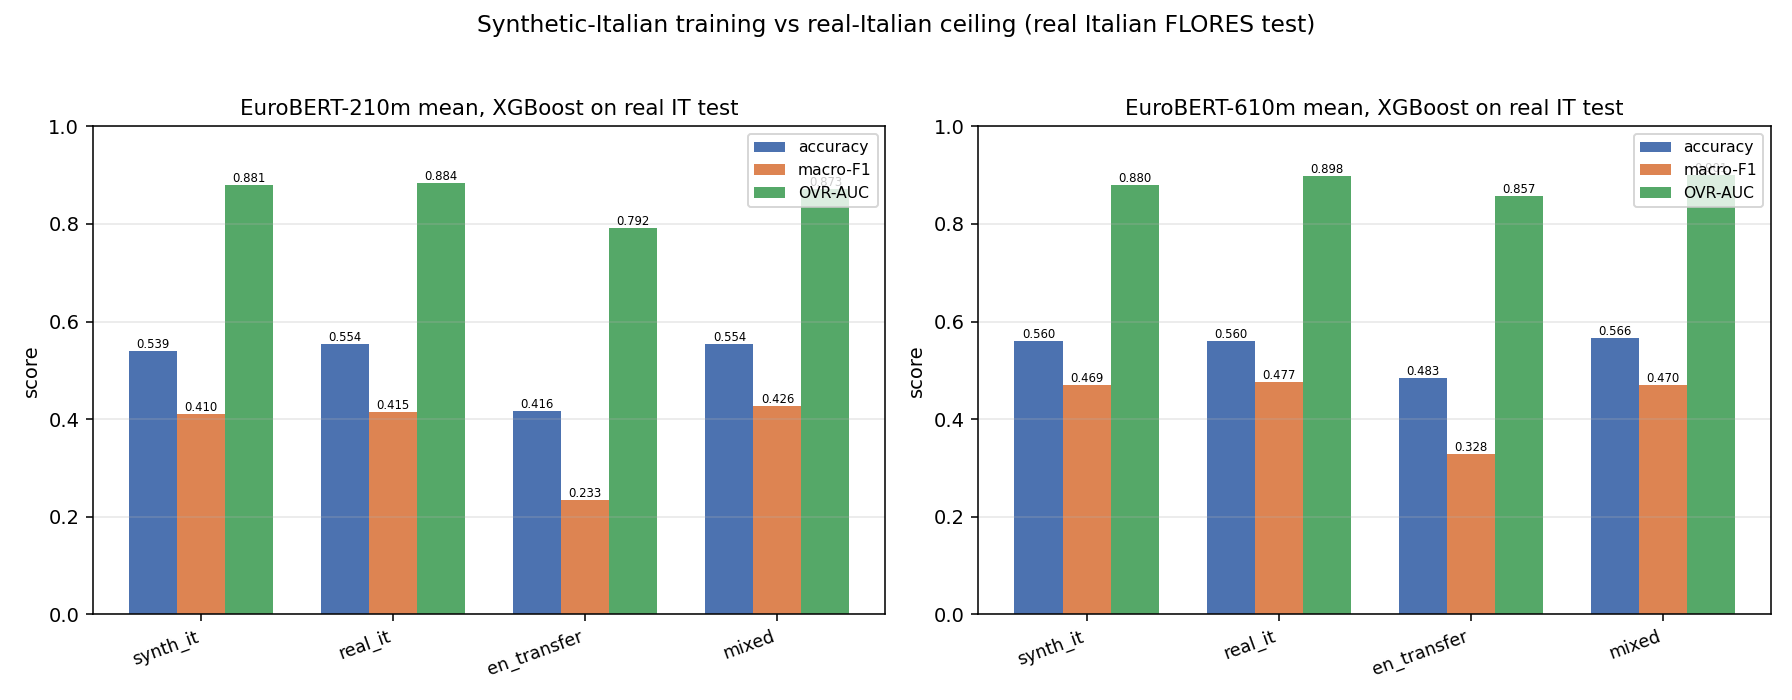

Write the Python code that produced this figure.
"""synth_it.py -- train a FLORES-12 topic classifier on LLM-GENERATED Italian,
evaluate on the REAL Italian FLORES test.

Question
--------
The FinePhrase recipe (arXiv:2604.13977 / github huggingface/finephrase) shows a
small ~1B-class instruct generator + a clear rewrite prompt is the sweet spot for
synthetic *training* text.  Here we test the recipe end to end on FLORES-12:
generate Italian training text from the ENGLISH train(+val) sentences with a small
instruct LLM, embed the synthetic Italian with EuroBERT mean, train an XGBoost
topic classifier on it, and evaluate on the **real Italian** FLORES test.

Does training on LLM-generated Italian approach the real-Italian ceiling?

Data & features
---------------
* FLORES ``sent`` (12-class single-label) via ``train_flores12.prepare_sentence()``:
  train = dev (997) / val = first 504 of the seed-0 permuted devtest / test = last 505.
* English source = the ``en`` column of the train+val rows (997+504 = 1501).
* Real Italian reference = the ``it`` column of the SAME rows (FLORES is parallel),
  used only to eyeball generation quality in the report.
* EuroBERT mean sentence embeddings, aligned to the current 2006-row CSV by
  ``train_flores12.load_sent_embeddings`` convention (180m? no: 210m from
  ``embeddings/``; 610m from ``embeddings_610/``).  Synthetic Italian text is
  embedded at runtime with the SAME masked-mean pooling as ``extract_embeddings.py``
  (plain tokenization truncated to 511), so synthetic and real Italian vectors live
  in one space.

Generation
----------
A small instruct LLM (default ``Qwen/Qwen3-0.6B``) is prompted with a fixed,
explicit rewrite prompt::

    system : "You rewrite/translate English text into natural Italian, preserving
              meaning; output only the Italian text."
    user   : <the English sentence>

Greedy decoding (deterministic, cache-stable), bf16, batch 32, max_new_tokens 384,
``enable_thinking=False`` when the chat template supports it.  Outputs are cached on
disk so re-runs are free.

Arms (per backbone; features = RAW EuroBERT mean, matching train_flores12 "full")
-------------------------------------------------------------------------------
1. ``synth_it``      : train on synthetic Italian (EN train+val) -> real IT test.
2. ``real_it`` (ceiling): train on REAL Italian train+val -> real IT test.
3. ``en_transfer``   : train on English train+val -> real IT test (cross-lingual).
4. ``mixed``         : train on EN + synthetic-IT train+val (both rows) -> real IT test.
Metrics: accuracy / macro-F1 / OVR-AUC (macro) on the real Italian test.

XGBoost (CPU, fixed params): ``multi:softprob`` num_class 12, hist, max_bin 64,
cpu, n_jobs 2, seed 0, max_depth 8, min_child_weight 5, lr 0.1, n_estimators 400.

Outputs (create-only): ``synth_it.py`` / ``synth_it.json`` / ``synth_it.md`` / ``synth_it.png``.
Cache (generations + synthetic-IT embeddings + log/pid/status): ``%TEMP%\\opencode\\synth_it\\``.

Usage
-----
    python synth_it.py                 # foreground (GPU generate+embed, CPU XGB)
    python synth_it.py --launch        # detached hidden run via launch_hidden.vbs
    python synth_it.py --smoke         # tiny plumbing check (no outputs written)
    python synth_it.py --generator Qwen/Qwen3.5-0.8B --backbones 210m
"""
import os

for _v in ("OMP_NUM_THREADS", "MKL_NUM_THREADS", "OPENBLAS_NUM_THREADS", "NUMEXPR_NUM_THREADS"):
    os.environ.setdefault(_v, "2")
os.environ.setdefault("TOKENIZERS_PARALLELISM", "false")
os.environ.setdefault("HF_HUB_DISABLE_TELEMETRY", "1")

import argparse
import hashlib
import json
import re
import subprocess
import sys
import time

import numpy as np

REPO = os.path.dirname(os.path.abspath(__file__))
if REPO not in sys.path:
    sys.path.insert(0, REPO)

import train_flores12 as T                       # noqa: E402  (data prep + alignment)

OUT_JSON = os.path.join(REPO, "synth_it.json")
OUT_MD = os.path.join(REPO, "synth_it.md")
OUT_PNG = os.path.join(REPO, "synth_it.png")

TEMP = os.environ.get("TEMP", r"C:\Users\pedro\AppData\Local\Temp")
OPCODE = os.path.join(TEMP, "opencode")
CACHE = os.path.join(OPCODE, "synth_it")
os.makedirs(CACHE, exist_ok=True)
LOG_PATH = os.path.join(CACHE, "synth_it.log")
PID_PATH = os.path.join(CACHE, "synth_it.pid")
STATUS_PATH = os.path.join(CACHE, "synth_it_status.json")

N_CLASSES = 12
TRAIN_LANGS = ["en", "it"]

# Backbone registry: id -> (EuroBERT model id, sentence-embedding root, hidden size)
BACKBONES = {
    "210m": {"model": "EuroBERT/EuroBERT-210m", "dir": "embeddings", "hidden": 768},
    "610m": {"model": "EuroBERT/EuroBERT-610m", "dir": "embeddings_610", "hidden": 1152},
}
DEFAULT_BACKBONES = ["210m", "610m"]

DEFAULT_GENERATOR = "Qwen/Qwen3-0.6B"
SYSTEM_PROMPT = ("You rewrite/translate English text into natural Italian, preserving "
                 "meaning; output only the Italian text.")
GEN_BATCH = 32
GEN_MAX_NEW = 384            # ~256 was too short: long FLORES sentences truncated mid-sentence

EMB_BATCH = 64
EMB_MAX_LEN = 512            # plain tokenize to MAX_LEN-1=511, matching extract_embeddings.py

XGB_PARAMS = dict(objective="multi:softprob", num_class=N_CLASSES, tree_method="hist",
                  max_bin=64, device="cpu", n_jobs=2, seed=0, max_depth=8,
                  min_child_weight=5, learning_rate=0.1, n_estimators=400)

ARMS = ["synth_it", "real_it", "en_transfer", "mixed"]

_T0 = time.time()
_SMOKE = False
_DEVICE = "cpu"

_GEN_MODEL = {}
_EMB_MODEL = {}


def log(msg):
    print("[%7.1fs] %s" % (time.time() - _T0, msg), flush=True)


def write_status(obj):
    obj = dict(obj)
    obj["updated"] = time.strftime("%Y-%m-%d %H:%M:%S")
    tmp = STATUS_PATH + ".tmp"
    try:
        with open(tmp, "w", encoding="utf-8") as f:
            json.dump(obj, f, indent=2)
        os.replace(tmp, STATUS_PATH)
    except Exception:
        pass


def _jd(o):
    if isinstance(o, np.ndarray):
        return o.tolist()
    if isinstance(o, (np.floating,)):
        return float(o)
    if isinstance(o, (np.integer,)):
        return int(o)
    if isinstance(o, (np.bool_,)):
        return bool(o)
    raise TypeError("not JSON serializable: %r" % (type(o),))


def _hash(texts):
    return hashlib.md5("\n".join(texts).encode("utf-8")).hexdigest()[:12]


# ------------------------------------------------------------------ metrics
def mc_metrics(y_true, probs, C=N_CLASSES):
    from sklearn.metrics import accuracy_score, f1_score, roc_auc_score
    y_true = np.asarray(y_true, dtype=int)
    pred = np.asarray(probs).argmax(1)
    labels = list(range(C))
    out = {
        "accuracy": float(accuracy_score(y_true, pred)),
        "macro_f1": float(f1_score(y_true, pred, average="macro", labels=labels,
                                   zero_division=0)),
    }
    try:
        out["auc_ovr_macro"] = float(roc_auc_score(y_true, probs, multi_class="ovr",
                                                   average="macro", labels=labels))
    except Exception:
        out["auc_ovr_macro"] = float("nan")
    return out


# ------------------------------------------------------------------ generation
def _build_prompts(tokenizer, texts):
    """Chat-template prompts for the fixed rewrite instruction (one per text)."""
    prompts = []
    for t in texts:
        messages = [{"role": "system", "content": SYSTEM_PROMPT},
                    {"role": "user", "content": str(t)}]
        try:
            p = tokenizer.apply_chat_template(messages, tokenize=False,
                                              add_generation_prompt=True,
                                              enable_thinking=False)
        except TypeError:
            p = tokenizer.apply_chat_template(messages, tokenize=False,
                                              add_generation_prompt=True)
        prompts.append(p)
    return prompts


_THINK_RE = re.compile(r"<think>.*?</think>", re.DOTALL)


def _clean(s):
    """Light post-processing.

    Strips reasoning blocks (SmolLM3 hybrids can emit ``<think>...</think>`` and/or
    ``<|im_end|>``), a stray leading 'Italian:' label, and collapses whitespace so a
    single-line training sentence remains.
    """
    s = _THINK_RE.sub(" ", s)
    # an unterminated think block means everything was reasoning -> keep the tail
    if "<think>" in s:
        s = s.rsplit("<think>", 1)[-1]
    s = s.replace("</think>", " ").replace("<|im_end|>", " ")
    s = s.replace("|im_end|", " ").strip()
    for pre in ("Italian:", "Italiano:", "Translation:", "Traduzione:"):
        if s.startswith(pre):
            s = s[len(pre):].strip()
    # collapse internal newlines to a single space (sentences are single-line)
    s = " ".join(s.split())
    return s


def _get_gen_model(generator):
    if generator not in _GEN_MODEL:
        import torch
        from transformers import AutoModelForCausalLM, AutoTokenizer
        torch.set_num_threads(2)
        tok = AutoTokenizer.from_pretrained(generator)
        if tok.pad_token_id is None:
            tok.pad_token = tok.eos_token
        tok.padding_side = "left"
        model = AutoModelForCausalLM.from_pretrained(
            generator, torch_dtype=torch.bfloat16 if _DEVICE == "cuda" else torch.float32)
        model = model.to(_DEVICE).eval()
        _GEN_MODEL[generator] = (tok, model)
        log("  loaded generator %s on %s (bf16=%s)" % (generator, _DEVICE, _DEVICE == "cuda"))
    return _GEN_MODEL[generator]


def generate_italian(texts, generator):
    """Generate Italian for `texts` with `generator`; cache the outputs on disk."""
    cpath = os.path.join(CACHE, "gen_%s_%d_%s.json"
                         % (generator.replace("/", "__"), len(texts), _hash([generator] + list(texts))))
    if os.path.exists(cpath):
        with open(cpath, "r", encoding="utf-8") as f:
            out = json.load(f)
        log("  [cache] generations %s (%d lines)" % (os.path.basename(cpath), len(out)))
        return out

    import torch
    tok, model = _get_gen_model(generator)
    prompts = _build_prompts(tok, texts)
    preds = []
    n = len(prompts)
    with torch.inference_mode():
        for i in range(0, n, GEN_BATCH):
            batch = prompts[i:i + GEN_BATCH]
            enc = tok(batch, return_tensors="pt", padding=True, truncation=True,
                      max_length=1024).to(_DEVICE)
            in_len = enc["input_ids"].shape[1]
            gen = model.generate(**enc, do_sample=False, num_beams=1,
                                 max_new_tokens=GEN_MAX_NEW,
                                 pad_token_id=tok.pad_token_id)
            new_tokens = gen[:, in_len:]
            preds.extend(_clean(s) for s in tok.batch_decode(new_tokens, skip_special_tokens=True))
            done = min(i + GEN_BATCH, n)
            if (i // GEN_BATCH) % 8 == 0 or done == n:
                log("    gen %s %d/%d (%.1fs)" % (generator, done, n, time.time() - _T0))
    del model
    _GEN_MODEL.pop(generator, None)
    if _DEVICE == "cuda":
        torch.cuda.empty_cache()
    with open(cpath, "w", encoding="utf-8") as f:
        json.dump(preds, f, ensure_ascii=False)
    log("  [save ] generations %s" % os.path.basename(cpath))
    return preds


# ------------------------------------------------------------------ embeddings
def _get_emb_model(model_id):
    if model_id not in _EMB_MODEL:
        import torch
        from transformers import AutoModel, AutoTokenizer
        torch.set_num_threads(2)
        tok = AutoTokenizer.from_pretrained(model_id)
        model = AutoModel.from_pretrained(model_id).to(_DEVICE).to(torch.float32).eval()
        _EMB_MODEL[model_id] = (tok, model)
        log("  loaded embedder %s (hidden=%d) on %s"
            % (model_id, model.config.hidden_size, _DEVICE))
    return _EMB_MODEL[model_id]


def embed_mean(texts, model_id):
    """Masked mean over the last hidden state (== extract_embeddings.py 'mean' pooling)."""
    import torch
    tok, model = _get_emb_model(model_id)
    n = len(texts)
    order = np.argsort(np.array([len(t) for t in texts], dtype=np.int64), kind="stable")
    sorted_texts = [texts[i] for i in order]
    acc = []
    with torch.inference_mode():
        for i in range(0, n, EMB_BATCH):
            batch = tok(sorted_texts[i:i + EMB_BATCH], padding=True, truncation=True,
                        max_length=EMB_MAX_LEN - 1, return_tensors="pt")
            ids, mask = batch["input_ids"], batch["attention_mask"]
            h = model(input_ids=ids.to(_DEVICE),
                      attention_mask=mask.to(_DEVICE)).last_hidden_state
            m = mask.to(h.device).unsqueeze(-1)
            acc.append(((h * m).sum(1) / m.sum(1).clamp(min=1)).float().cpu().numpy())
    e_sorted = np.concatenate(acc, 0).astype(np.float32)
    out = np.empty_like(e_sorted)
    out[order] = e_sorted
    return out


def ensure_synth_emb(texts, backbone, model_id):
    """Return (synthetic-Italian mean embeddings, cache_path); compute + cache if missing."""
    tag = "synthemb_%s_%d_%s" % (backbone, len(texts), _hash(texts))
    path = os.path.join(CACHE, tag + ".npy")
    if os.path.exists(path):
        log("  [cache] synthetic-IT embeddings %s" % tag)
        return np.load(path)
    log("  embedding synthetic IT %s (%d texts)" % (tag, len(texts)))
    emb = embed_mean(texts, model_id)
    np.save(path, emb)
    return emb


def load_sent_mean(root, kept, n_source, langs):
    """Load + align EuroBERT mean sentence embeddings from root/mean/emb_<lang>.npy."""
    out = {}
    for lg in langs:
        path = os.path.join(root, "mean", "emb_%s.npy" % lg)
        arr = np.load(path)
        if arr.shape[0] != n_source:
            raise ValueError("expected %d rows in %s, got %s" % (n_source, path, arr.shape))
        out[lg] = np.asarray(arr[kept], dtype=np.float64)
    return out


# ------------------------------------------------------------------ one backbone
def run_backbone(bk, sent, y, te, rows_used, it_synth, smoke=False):
    import xgboost as xgb
    cfg = BACKBONES[bk]
    root = os.path.join(REPO, cfg["dir"])
    log("==== BACKBONE %s (%s, %s) ====" % (bk, cfg["model"], cfg["dir"]))
    n_source = len(sent["git"])
    X = load_sent_mean(root, sent["kept"], n_source, TRAIN_LANGS)
    log("  loaded mean embeddings: " + ", ".join("%s%s" % (lg, X[lg].shape) for lg in TRAIN_LANGS))

    trva_use = np.asarray(rows_used)
    Esyn = ensure_synth_emb(it_synth, bk, cfg["model"])
    if len(Esyn) != len(trva_use):
        raise ValueError("synthetic rows %d != train+val rows %d" % (len(Esyn), len(trva_use)))

    X_it_test = X["it"][te]
    X_it_tr = X["it"][trva_use]
    X_en_tr = X["en"][trva_use]
    y_tr = y[trva_use]
    y_te = y[te]

    p = dict(XGB_PARAMS)
    if smoke:
        p["n_estimators"] = 40

    arms = {}
    # 1. synthetic Italian
    clf = xgb.XGBClassifier(**p)
    clf.fit(Esyn, y_tr)
    arms["synth_it"] = mc_metrics(y_te, clf.predict_proba(X_it_test))
    # 2. real Italian ceiling
    clf = xgb.XGBClassifier(**p)
    clf.fit(X_it_tr, y_tr)
    arms["real_it"] = mc_metrics(y_te, clf.predict_proba(X_it_test))
    # 3. English transfer
    clf = xgb.XGBClassifier(**p)
    clf.fit(X_en_tr, y_tr)
    arms["en_transfer"] = mc_metrics(y_te, clf.predict_proba(X_it_test))
    # 4. EN + synthetic-IT mixed
    Xmix = np.concatenate([X_en_tr, Esyn], 0)
    ymix = np.concatenate([y_tr, y_tr], 0)
    clf = xgb.XGBClassifier(**p)
    clf.fit(Xmix, ymix)
    arms["mixed"] = mc_metrics(y_te, clf.predict_proba(X_it_test))

    for a in ARMS:
        m = arms[a]
        log("  [%s] %-11s acc=%.4f macro=%.4f auc=%.4f"
            % (bk, a, m["accuracy"], m["macro_f1"], m["auc_ovr_macro"]))

    return {"backbone": bk, "model": cfg["model"], "emb_dir": cfg["dir"],
            "n_train_rows": int(len(trva_use)), "xgb_params": p, "arms": arms}


# ------------------------------------------------------------------ report / plot
def build_md(payload):
    cfg = payload["config"]
    L = []
    L.append("# Training on LLM-generated Italian, testing on REAL Italian FLORES")
    L.append("")
    L.append("Small instruct generator **`%s`** with a fixed rewrite prompt produces Italian "
             "training text from the **English** FLORES train+val sentences (997+504=1501). "
             "EuroBERT **mean** embeddings feed a fixed XGBoost topic classifier, evaluated on "
             "the **real Italian** FLORES test (505)." % cfg["generator"])
    L.append("")
    L.append("- Prompt (system): _\"%s\"_." % SYSTEM_PROMPT)
    L.append("- Decoding: greedy (`do_sample=False`), bf16, batch %d, max_new_tokens %d, "
             "`enable_thinking=False` when supported." % (cfg["gen_batch"], cfg["gen_max_new"]))
    L.append("- Data: FLORES `sent` (12-class), train=dev 997 / val=504 / test=505 (seed-0). "
             "Features = **RAW** EuroBERT mean (matching `train_flores12` \"full\").")
    L.append("- XGBoost (CPU, fixed): `multi:softprob`, num_class 12, hist, max_bin 64, n_jobs 2, "
             "seed 0, depth 8, mcw 5, lr 0.1, n 400. Trained on the arm's own train+val.")
    L.append("- Arms: **synth_it** (synthetic IT), **real_it** (ceiling), **en_transfer** (EN), "
             "**mixed** (EN + synthetic IT).")
    L.append("")
    L.append("## Example generations (source EN -> generated IT, and the FLORES IT reference)")
    L.append("")
    for e in payload["gen_samples"]:
        L.append("- **EN:** %s" % e["en"])
        L.append("  - gen IT: _%s_" % e["gen_it"])
        L.append("  - flor IT ref: %s" % e["ref_it"])
    L.append("")
    for bk in payload["backbones"]:
        bb = payload["backbones"][bk]
        L.append("## Backbone %s (%s, %d-d)" % (bk, bb["model"], BACKBONES[bk]["hidden"]))
        L.append("")
        L.append("| arm | accuracy | macro-F1 | OVR-AUC |")
        L.append("|---|---|---|---|")
        for a in ARMS:
            m = bb["arms"][a]
            L.append("| %s | %.4f | %.4f | %.4f |" % (a, m["accuracy"], m["macro_f1"],
                                                      m["auc_ovr_macro"]))
        s = bb["arms"]["synth_it"]["macro_f1"]
        c = bb["arms"]["real_it"]["macro_f1"]
        r = s / c if c else float("nan")
        L.append("")
        e = bb["arms"]["en_transfer"]["macro_f1"]
        m = bb["arms"]["mixed"]["macro_f1"]
        L.append("- synthetic / real-IT ceiling (macro-F1) = **%.3f / %.3f = %.2f**." % (s, c, r))
        L.append("- vs EN-transfer (%+.3f); mixed %.3f (%+.3f vs ceiling, %+.3f vs EN-transfer)."
                 % (s - e, m, m - c, m - e))
        L.append("")
    L.append("![synth_it](synth_it.png)")
    L.append("")
    L.append("## Verdict")
    L.append("")
    L.append(payload["verdict"])
    L.append("")
    return "\n".join(L)


def plot(payload, out_png):
    import matplotlib
    matplotlib.use("Agg")
    import matplotlib.pyplot as plt

    bks = list(payload["backbones"])
    fig, axes = plt.subplots(1, len(bks), figsize=(6.4 * len(bks), 5.0), squeeze=False)
    metrics = [("accuracy", "accuracy", "#4c72b0"),
               ("macro_f1", "macro-F1", "#dd8452"),
               ("auc_ovr_macro", "OVR-AUC", "#55a868")]
    w = 0.25
    for ax, bk in zip(axes[0], bks):
        bb = payload["backbones"][bk]
        x = np.arange(len(ARMS))
        for j, (mk, label, col) in enumerate(metrics):
            vals = [bb["arms"][a][mk] for a in ARMS]
            bars = ax.bar(x + (j - 1) * w, vals, w, label=label, color=col)
            for r in bars:
                ax.annotate("%.3f" % r.get_height(),
                            (r.get_x() + r.get_width() / 2, r.get_height()),
                            ha="center", va="bottom", fontsize=6)
        ax.set_xticks(x)
        ax.set_xticklabels(ARMS, rotation=20, ha="right", fontsize=9)
        ax.set_ylim(0, 1.0)
        ax.set_ylabel("score")
        ax.set_title("EuroBERT-%s mean, XGBoost on real IT test" % bk, fontsize=11)
        ax.grid(axis="y", alpha=0.3)
        ax.legend(fontsize=8, loc="upper right")
    fig.suptitle("Synthetic-Italian training vs real-Italian ceiling (real Italian FLORES test)",
                 fontsize=12)
    fig.tight_layout(rect=[0, 0, 1, 0.95])
    fig.savefig(out_png, dpi=140)
    plt.close(fig)
    log("wrote %s" % out_png)


# ------------------------------------------------------------------ launch / main
def launch_detached(passthrough):
    vbs = os.path.join(REPO, "launch_hidden.vbs")
    cmd = subprocess.list2cmdline([sys.executable, os.path.abspath(__file__)] + passthrough)
    subprocess.Popen(["wscript", "//B", "//Nologo", vbs, cmd, LOG_PATH, REPO], cwd=REPO)
    print("launched detached; log=%s" % LOG_PATH)


def main(argv=None):
    global _SMOKE, _DEVICE, GEN_BATCH, GEN_MAX_NEW
    argv = sys.argv[1:] if argv is None else argv
    ap = argparse.ArgumentParser(description="Synthetic-Italian FLORES-12 classifier study.")
    ap.add_argument("--generator", default=DEFAULT_GENERATOR,
                    help="small instruct generator HF id (default %s)" % DEFAULT_GENERATOR)
    ap.add_argument("--backbones", default=",".join(DEFAULT_BACKBONES),
                    help="comma list from {%s} (default all)" % ",".join(BACKBONES))
    ap.add_argument("--device", default="auto", choices=["auto", "cpu", "cuda"])
    ap.add_argument("--gen-limit", type=int, default=0,
                    help="limit number of sentences to generate (0 = all)")
    ap.add_argument("--gen-batch", type=int, default=GEN_BATCH,
                    help="generation batch size (default %d; lower for big models on small GPUs)"
                         % GEN_BATCH)
    ap.add_argument("--max-new", type=int, default=GEN_MAX_NEW,
                    help="max_new_tokens per generation (default %d)" % GEN_MAX_NEW)
    ap.add_argument("--smoke", action="store_true")
    ap.add_argument("--launch", action="store_true")
    ap.add_argument("--from-json", action="store_true",
                    help="rebuild synth_it.md/.png from synth_it.json (no generation/training)")
    args = ap.parse_args(argv)

    if args.from_json:
        with open(OUT_JSON, "r", encoding="utf-8") as f:
            payload = json.load(f)
        with open(OUT_MD, "w", encoding="utf-8") as f:
            f.write(build_md(payload))
        plot(payload, OUT_PNG)
        print("rebuilt %s and %s from %s" % (OUT_MD, OUT_PNG, OUT_JSON))
        return 0

    if args.launch:
        passthrough = []
        if args.generator != DEFAULT_GENERATOR:
            passthrough += ["--generator", args.generator]
        if args.backbones != ",".join(DEFAULT_BACKBONES):
            passthrough += ["--backbones", args.backbones]
        if args.device != "auto":
            passthrough += ["--device", args.device]
        if args.gen_limit:
            passthrough += ["--gen-limit", str(args.gen_limit)]
        launch_detached(passthrough)
        return 0

    _SMOKE = args.smoke
    GEN_BATCH = args.gen_batch
    GEN_MAX_NEW = args.max_new
    bks = [b.strip() for b in args.backbones.split(",") if b.strip()]
    for b in bks:
        if b not in BACKBONES:
            raise SystemExit("unknown backbone %r (choose from %r)" % (b, list(BACKBONES)))

    import torch
    _DEVICE = args.device
    if _DEVICE == "auto":
        _DEVICE = "cuda" if torch.cuda.is_available() else "cpu"

    with open(PID_PATH, "w", encoding="utf-8") as f:
        f.write(str(os.getpid()))
    log("start pid=%d device=%s smoke=%s generator=%s backbones=%s"
        % (os.getpid(), _DEVICE, _SMOKE, args.generator, bks))
    write_status({"phase": "start", "device": _DEVICE, "generator": args.generator,
                  "backbones": bks})

    sent = T.prepare_sentence()
    y = np.asarray(sent["y"], dtype=int)
    tr, va, te = sent["train_idx"], sent["val_idx"], sent["test_idx"]
    trva = np.concatenate([tr, va])
    cur = sent["cur"]
    en_src = cur.iloc[trva]["en"].astype(str).tolist()
    log("data: classes=%d train=%d val=%d test=%d -> gen %d EN sentences"
        % (len(sent["classes"]), len(tr), len(va), len(te), len(en_src)))

    if _SMOKE:
        # class-balanced subset so every arm still sees all 12 classes (XGB label check)
        rows_used, seen = [], {}
        for r in trva:
            c = int(y[r])
            if seen.get(c, 0) < 4:
                rows_used.append(int(r))
                seen[c] = seen.get(c, 0) + 1
        rows_used = np.asarray(rows_used, dtype=int)
    else:
        rows_used = trva
        if args.gen_limit:
            rows_used = trva[:args.gen_limit]
    en_use = cur.iloc[rows_used]["en"].astype(str).tolist()
    n_gen = len(en_use)

    write_status({"phase": "generate", "n": n_gen, "generator": args.generator,
                  "device": _DEVICE})
    it_synth = generate_italian(en_use, args.generator)
    if len(it_synth) != n_gen:
        raise ValueError("generation length %d != requested %d" % (len(it_synth), n_gen))
    n_empty = sum(1 for s in it_synth if not s.strip())
    log("generated %d Italian sentences (%d empty)" % (len(it_synth), n_empty))

    # eyeball samples: EN source, generated IT, FLORES IT reference (same rows)
    it_ref = cur.iloc[rows_used]["it"].astype(str).tolist()
    idxs = [0, n_gen // 4, n_gen // 2, (3 * n_gen) // 4, n_gen - 1] if n_gen >= 5 else list(range(n_gen))
    gen_samples = [{"en": en_use[i], "gen_it": it_synth[i], "ref_it": it_ref[i]} for i in idxs]

    payload = {
        "config": {
            "dataset": "flores sent", "n_classes": N_CLASSES, "classes": sent["classes"],
            "generator": args.generator, "system_prompt": SYSTEM_PROMPT,
            "gen_batch": GEN_BATCH, "gen_max_new": GEN_MAX_NEW, "decode": "greedy",
            "feature": "RAW EuroBERT mean (train_flores12 'full'), aligned to current CSV",
            "splits": {"train": int(len(tr)), "val": int(len(va)), "test": int(len(te))},
            "n_synthetic": int(n_gen), "n_empty": int(n_empty),
            "xgb": XGB_PARAMS, "device": _DEVICE, "smoke": _SMOKE, "seed": 0,
            "python": sys.version.split()[0],
        },
        "gen_samples": gen_samples,
        "backbones": {},
    }

    for bk in bks:
        write_status({"phase": "backbone %s" % bk, "device": _DEVICE})
        res = run_backbone(bk, sent, y, te, rows_used, it_synth, smoke=_SMOKE)
        payload["backbones"][bk] = res

    # verdict from the primary (first) backbone
    primary = bks[0]
    arms = payload["backbones"][primary]["arms"]
    s, c = arms["synth_it"]["macro_f1"], arms["real_it"]["macro_f1"]
    e, m = arms["en_transfer"]["macro_f1"], arms["mixed"]["macro_f1"]
    ratio = s / c if c else float("nan")
    if ratio >= 0.9:
        verdict = ("On EuroBERT-%s, synthetic-Italian training reaches **%.0f%%** of the "
                   "real-Italian ceiling (macro-F1 %.3f vs %.3f) -- i.e. it **approaches** the "
                   "ceiling." % (primary, ratio * 100, s, c))
    elif ratio >= 0.7:
        verdict = ("On EuroBERT-%s, synthetic-Italian training reaches **%.0f%%** of the "
                   "real-Italian ceiling (macro-F1 %.3f vs %.3f) -- close, but a clear gap "
                   "remains." % (primary, ratio * 100, s, c))
    else:
        verdict = ("On EuroBERT-%s, synthetic-Italian training reaches only **%.0f%%** of the "
                   "real-Italian ceiling (macro-F1 %.3f vs %.3f) -- a large gap remains."
                   % (primary, ratio * 100, s, c))
    verdict += (" It clearly beats EN-transfer (%.3f) by %+.3f macro-F1; mixing EN + synthetic IT "
                "gives %.3f (%+.3f vs EN-transfer)." % (e, s - e, m, m - e))
    payload["verdict"] = verdict

    if not _SMOKE:
        with open(OUT_JSON, "w", encoding="utf-8") as f:
            json.dump(payload, f, indent=2, default=_jd, ensure_ascii=False)
        log("wrote %s" % OUT_JSON)
        with open(OUT_MD, "w", encoding="utf-8") as f:
            f.write(build_md(payload))
        log("wrote %s" % OUT_MD)
        plot(payload, OUT_PNG)
    else:
        log("SMOKE: skipped writing outputs")
    write_status({"phase": "done", "verdict": payload.get("verdict")})
    return 0


if __name__ == "__main__":
    try:
        sys.exit(main())
    except Exception:
        import traceback
        traceback.print_exc()
        write_status({"phase": "error"})
        raise
